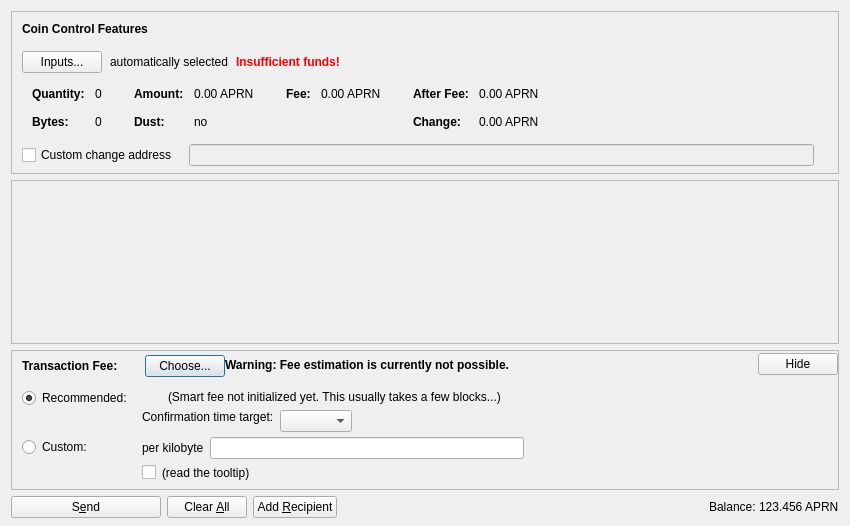
<?xml version="1.0" encoding="UTF-8"?>
<ui version="4.0">
 <class>SendCoinsDialog</class>
 <widget class="QDialog" name="SendCoinsDialog">
  <property name="geometry">
   <rect>
    <x>0</x>
    <y>0</y>
    <width>850</width>
    <height>526</height>
   </rect>
  </property>
  <property name="windowTitle">
   <string>Send Coins</string>
  </property>
  <layout class="QVBoxLayout" name="verticalLayout" stretch="0,1,0,0">
   <property name="bottomMargin">
    <number>8</number>
   </property>
   <item>
    <widget class="QFrame" name="frameCoinControl">
     <property name="sizePolicy">
      <sizepolicy hsizetype="Expanding" vsizetype="Expanding">
       <horstretch>0</horstretch>
       <verstretch>0</verstretch>
      </sizepolicy>
     </property>
     <property name="maximumSize">
      <size>
       <width>16777215</width>
       <height>16777215</height>
      </size>
     </property>
     <property name="frameShape">
      <enum>QFrame::StyledPanel</enum>
     </property>
     <property name="frameShadow">
      <enum>QFrame::Sunken</enum>
     </property>
     <layout class="QVBoxLayout" name="verticalLayoutCoinControl2">
      <property name="spacing">
       <number>0</number>
      </property>
      <property name="leftMargin">
       <number>0</number>
      </property>
      <property name="topMargin">
       <number>0</number>
      </property>
      <property name="rightMargin">
       <number>0</number>
      </property>
      <property name="bottomMargin">
       <number>6</number>
      </property>
      <item>
       <layout class="QVBoxLayout" name="verticalLayoutCoinControl" stretch="0,0,0,0,1">
        <property name="spacing">
         <number>0</number>
        </property>
        <property name="leftMargin">
         <number>10</number>
        </property>
        <property name="topMargin">
         <number>10</number>
        </property>
        <item>
         <layout class="QHBoxLayout" name="horizontalLayoutCoinControl1">
          <property name="bottomMargin">
           <number>15</number>
          </property>
          <item>
           <widget class="QLabel" name="labelCoinControlFeatures">
            <property name="sizePolicy">
             <sizepolicy hsizetype="Preferred" vsizetype="Maximum">
              <horstretch>0</horstretch>
              <verstretch>0</verstretch>
             </sizepolicy>
            </property>
            <property name="font">
             <font>
              <weight>75</weight>
              <bold>true</bold>
             </font>
            </property>
            <property name="styleSheet">
             <string notr="true">font-weight:bold;</string>
            </property>
            <property name="text">
             <string>Coin Control Features</string>
            </property>
           </widget>
          </item>
         </layout>
        </item>
        <item>
         <layout class="QHBoxLayout" name="horizontalLayoutCoinControl2" stretch="0,0,0,0">
          <property name="spacing">
           <number>8</number>
          </property>
          <property name="bottomMargin">
           <number>10</number>
          </property>
          <item>
           <widget class="QPushButton" name="pushButtonCoinControl">
            <property name="styleSheet">
             <string notr="true"/>
            </property>
            <property name="text">
             <string>Inputs...</string>
            </property>
            <property name="autoDefault">
             <bool>false</bool>
            </property>
           </widget>
          </item>
          <item>
           <widget class="QLabel" name="labelCoinControlAutomaticallySelected">
            <property name="text">
             <string>automatically selected</string>
            </property>
            <property name="margin">
             <number>5</number>
            </property>
           </widget>
          </item>
          <item>
           <widget class="QLabel" name="labelCoinControlInsuffFunds">
            <property name="font">
             <font>
              <weight>75</weight>
              <bold>true</bold>
             </font>
            </property>
            <property name="styleSheet">
             <string notr="true">color:red;font-weight:bold;</string>
            </property>
            <property name="text">
             <string>Insufficient funds!</string>
            </property>
            <property name="margin">
             <number>5</number>
            </property>
           </widget>
          </item>
          <item>
           <spacer name="horizontalSpacerCoinControl">
            <property name="orientation">
             <enum>Qt::Horizontal</enum>
            </property>
            <property name="sizeHint" stdset="0">
             <size>
              <width>40</width>
              <height>1</height>
             </size>
            </property>
           </spacer>
          </item>
         </layout>
        </item>
        <item>
         <widget class="QWidget" name="widgetCoinControl" native="true">
          <property name="sizePolicy">
           <sizepolicy hsizetype="Preferred" vsizetype="Preferred">
            <horstretch>0</horstretch>
            <verstretch>0</verstretch>
           </sizepolicy>
          </property>
          <property name="minimumSize">
           <size>
            <width>0</width>
            <height>0</height>
           </size>
          </property>
          <property name="styleSheet">
           <string notr="true"/>
          </property>
          <layout class="QHBoxLayout" name="horizontalLayoutCoinControl5">
           <property name="leftMargin">
            <number>0</number>
           </property>
           <property name="topMargin">
            <number>0</number>
           </property>
           <property name="rightMargin">
            <number>0</number>
           </property>
           <property name="bottomMargin">
            <number>0</number>
           </property>
           <item>
            <layout class="QHBoxLayout" name="horizontalLayoutCoinControl3" stretch="0,0,0,1">
             <property name="spacing">
              <number>20</number>
             </property>
             <property name="topMargin">
              <number>0</number>
             </property>
             <property name="bottomMargin">
              <number>10</number>
             </property>
             <item>
              <layout class="QFormLayout" name="formLayoutCoinControl1">
               <property name="horizontalSpacing">
                <number>10</number>
               </property>
               <property name="verticalSpacing">
                <number>14</number>
               </property>
               <property name="leftMargin">
                <number>10</number>
               </property>
               <property name="topMargin">
                <number>4</number>
               </property>
               <property name="rightMargin">
                <number>6</number>
               </property>
               <item row="0" column="0">
                <widget class="QLabel" name="labelCoinControlQuantityText">
                 <property name="font">
                  <font>
                   <weight>75</weight>
                   <bold>true</bold>
                  </font>
                 </property>
                 <property name="text">
                  <string>Quantity:</string>
                 </property>
                 <property name="margin">
                  <number>0</number>
                 </property>
                </widget>
               </item>
               <item row="0" column="1">
                <widget class="QLabel" name="labelCoinControlQuantity">
                 <property name="cursor">
                  <cursorShape>IBeamCursor</cursorShape>
                 </property>
                 <property name="contextMenuPolicy">
                  <enum>Qt::ActionsContextMenu</enum>
                 </property>
                 <property name="text">
                  <string notr="true">0</string>
                 </property>
                 <property name="margin">
                  <number>0</number>
                 </property>
                 <property name="textInteractionFlags">
                  <set>Qt::LinksAccessibleByMouse|Qt::TextSelectableByKeyboard|Qt::TextSelectableByMouse</set>
                 </property>
                </widget>
               </item>
               <item row="1" column="0">
                <widget class="QLabel" name="labelCoinControlBytesText">
                 <property name="font">
                  <font>
                   <weight>75</weight>
                   <bold>true</bold>
                  </font>
                 </property>
                 <property name="text">
                  <string>Bytes:</string>
                 </property>
                </widget>
               </item>
               <item row="1" column="1">
                <widget class="QLabel" name="labelCoinControlBytes">
                 <property name="cursor">
                  <cursorShape>IBeamCursor</cursorShape>
                 </property>
                 <property name="contextMenuPolicy">
                  <enum>Qt::ActionsContextMenu</enum>
                 </property>
                 <property name="text">
                  <string notr="true">0</string>
                 </property>
                 <property name="textInteractionFlags">
                  <set>Qt::LinksAccessibleByMouse|Qt::TextSelectableByKeyboard|Qt::TextSelectableByMouse</set>
                 </property>
                </widget>
               </item>
              </layout>
             </item>
             <item>
              <layout class="QFormLayout" name="formLayoutCoinControl2">
               <property name="horizontalSpacing">
                <number>10</number>
               </property>
               <property name="verticalSpacing">
                <number>14</number>
               </property>
               <property name="leftMargin">
                <number>6</number>
               </property>
               <property name="topMargin">
                <number>4</number>
               </property>
               <property name="rightMargin">
                <number>6</number>
               </property>
               <item row="0" column="0">
                <widget class="QLabel" name="labelCoinControlAmountText">
                 <property name="font">
                  <font>
                   <weight>75</weight>
                   <bold>true</bold>
                  </font>
                 </property>
                 <property name="text">
                  <string>Amount:</string>
                 </property>
                 <property name="margin">
                  <number>0</number>
                 </property>
                </widget>
               </item>
               <item row="0" column="1">
                <widget class="QLabel" name="labelCoinControlAmount">
                 <property name="cursor">
                  <cursorShape>IBeamCursor</cursorShape>
                 </property>
                 <property name="contextMenuPolicy">
                  <enum>Qt::ActionsContextMenu</enum>
                 </property>
                 <property name="text">
                  <string notr="true">0.00 APRN</string>
                 </property>
                 <property name="textInteractionFlags">
                  <set>Qt::LinksAccessibleByMouse|Qt::TextSelectableByKeyboard|Qt::TextSelectableByMouse</set>
                 </property>
                </widget>
               </item>
               <item row="1" column="0">
                <widget class="QLabel" name="labelCoinControlLowOutputText">
                 <property name="font">
                  <font>
                   <weight>75</weight>
                   <bold>true</bold>
                  </font>
                 </property>
                 <property name="text">
                  <string>Dust:</string>
                 </property>
                </widget>
               </item>
               <item row="1" column="1">
                <widget class="QLabel" name="labelCoinControlLowOutput">
                 <property name="cursor">
                  <cursorShape>IBeamCursor</cursorShape>
                 </property>
                 <property name="contextMenuPolicy">
                  <enum>Qt::ActionsContextMenu</enum>
                 </property>
                 <property name="text">
                  <string notr="true">no</string>
                 </property>
                 <property name="textInteractionFlags">
                  <set>Qt::LinksAccessibleByMouse|Qt::TextSelectableByKeyboard|Qt::TextSelectableByMouse</set>
                 </property>
                </widget>
               </item>
              </layout>
             </item>
             <item>
              <layout class="QFormLayout" name="formLayoutCoinControl3">
               <property name="horizontalSpacing">
                <number>10</number>
               </property>
               <property name="verticalSpacing">
                <number>14</number>
               </property>
               <property name="leftMargin">
                <number>6</number>
               </property>
               <property name="topMargin">
                <number>4</number>
               </property>
               <property name="rightMargin">
                <number>6</number>
               </property>
               <item row="0" column="0">
                <widget class="QLabel" name="labelCoinControlFeeText">
                 <property name="font">
                  <font>
                   <weight>75</weight>
                   <bold>true</bold>
                  </font>
                 </property>
                 <property name="text">
                  <string>Fee:</string>
                 </property>
                 <property name="margin">
                  <number>0</number>
                 </property>
                </widget>
               </item>
               <item row="0" column="1">
                <widget class="QLabel" name="labelCoinControlFee">
                 <property name="cursor">
                  <cursorShape>IBeamCursor</cursorShape>
                 </property>
                 <property name="contextMenuPolicy">
                  <enum>Qt::ActionsContextMenu</enum>
                 </property>
                 <property name="text">
                  <string notr="true">0.00 APRN</string>
                 </property>
                 <property name="textInteractionFlags">
                  <set>Qt::LinksAccessibleByMouse|Qt::TextSelectableByKeyboard|Qt::TextSelectableByMouse</set>
                 </property>
                </widget>
               </item>
              </layout>
             </item>
             <item>
              <layout class="QFormLayout" name="formLayoutCoinControl4">
               <property name="horizontalSpacing">
                <number>10</number>
               </property>
               <property name="verticalSpacing">
                <number>14</number>
               </property>
               <property name="leftMargin">
                <number>6</number>
               </property>
               <property name="topMargin">
                <number>4</number>
               </property>
               <property name="rightMargin">
                <number>6</number>
               </property>
               <item row="0" column="0">
                <widget class="QLabel" name="labelCoinControlAfterFeeText">
                 <property name="font">
                  <font>
                   <weight>75</weight>
                   <bold>true</bold>
                  </font>
                 </property>
                 <property name="text">
                  <string>After Fee:</string>
                 </property>
                 <property name="margin">
                  <number>0</number>
                 </property>
                </widget>
               </item>
               <item row="0" column="1">
                <widget class="QLabel" name="labelCoinControlAfterFee">
                 <property name="cursor">
                  <cursorShape>IBeamCursor</cursorShape>
                 </property>
                 <property name="contextMenuPolicy">
                  <enum>Qt::ActionsContextMenu</enum>
                 </property>
                 <property name="text">
                  <string notr="true">0.00 APRN</string>
                 </property>
                 <property name="textInteractionFlags">
                  <set>Qt::LinksAccessibleByMouse|Qt::TextSelectableByKeyboard|Qt::TextSelectableByMouse</set>
                 </property>
                </widget>
               </item>
               <item row="1" column="0">
                <widget class="QLabel" name="labelCoinControlChangeText">
                 <property name="font">
                  <font>
                   <weight>75</weight>
                   <bold>true</bold>
                  </font>
                 </property>
                 <property name="text">
                  <string>Change:</string>
                 </property>
                </widget>
               </item>
               <item row="1" column="1">
                <widget class="QLabel" name="labelCoinControlChange">
                 <property name="cursor">
                  <cursorShape>IBeamCursor</cursorShape>
                 </property>
                 <property name="contextMenuPolicy">
                  <enum>Qt::ActionsContextMenu</enum>
                 </property>
                 <property name="text">
                  <string notr="true">0.00 APRN</string>
                 </property>
                 <property name="textInteractionFlags">
                  <set>Qt::LinksAccessibleByMouse|Qt::TextSelectableByKeyboard|Qt::TextSelectableByMouse</set>
                 </property>
                </widget>
               </item>
              </layout>
             </item>
            </layout>
           </item>
          </layout>
         </widget>
        </item>
        <item>
         <layout class="QHBoxLayout" name="horizontalLayoutCoinControl4" stretch="0,0,0">
          <property name="spacing">
           <number>12</number>
          </property>
          <property name="sizeConstraint">
           <enum>QLayout::SetDefaultConstraint</enum>
          </property>
          <property name="topMargin">
           <number>5</number>
          </property>
          <property name="rightMargin">
           <number>5</number>
          </property>
          <item>
           <widget class="QCheckBox" name="checkBoxCoinControlChange">
            <property name="toolTip">
             <string>If this is activated, but the change address is empty or invalid, change will be sent to a newly generated address.</string>
            </property>
            <property name="text">
             <string>Custom change address</string>
            </property>
           </widget>
          </item>
          <item>
           <widget class="QValidatedLineEdit" name="lineEditCoinControlChange">
            <property name="enabled">
             <bool>false</bool>
            </property>
            <property name="sizePolicy">
             <sizepolicy hsizetype="Expanding" vsizetype="Fixed">
              <horstretch>0</horstretch>
              <verstretch>0</verstretch>
             </sizepolicy>
            </property>
           </widget>
          </item>
          <item>
           <widget class="QLabel" name="labelCoinControlChangeLabel">
            <property name="sizePolicy">
             <sizepolicy hsizetype="Preferred" vsizetype="Expanding">
              <horstretch>0</horstretch>
              <verstretch>0</verstretch>
             </sizepolicy>
            </property>
            <property name="minimumSize">
             <size>
              <width>0</width>
              <height>0</height>
             </size>
            </property>
            <property name="text">
             <string/>
            </property>
            <property name="margin">
             <number>3</number>
            </property>
           </widget>
          </item>
         </layout>
        </item>
        <item>
         <spacer name="verticalSpacerCoinControl">
          <property name="orientation">
           <enum>Qt::Vertical</enum>
          </property>
          <property name="sizeHint" stdset="0">
           <size>
            <width>800</width>
            <height>1</height>
           </size>
          </property>
         </spacer>
        </item>
       </layout>
      </item>
     </layout>
    </widget>
   </item>
   <item>
    <widget class="QScrollArea" name="scrollArea">
     <property name="widgetResizable">
      <bool>true</bool>
     </property>
     <widget class="QWidget" name="scrollAreaWidgetContents">
      <property name="geometry">
       <rect>
        <x>0</x>
        <y>0</y>
        <width>830</width>
        <height>104</height>
       </rect>
      </property>
      <layout class="QVBoxLayout" name="verticalLayout_2" stretch="0,1">
       <property name="leftMargin">
        <number>0</number>
       </property>
       <property name="topMargin">
        <number>0</number>
       </property>
       <property name="rightMargin">
        <number>0</number>
       </property>
       <property name="bottomMargin">
        <number>0</number>
       </property>
       <item>
        <layout class="QVBoxLayout" name="entries">
         <property name="spacing">
          <number>6</number>
         </property>
        </layout>
       </item>
       <item>
        <spacer name="verticalSpacer">
         <property name="orientation">
          <enum>Qt::Vertical</enum>
         </property>
         <property name="sizeHint" stdset="0">
          <size>
           <width>20</width>
           <height>40</height>
          </size>
         </property>
        </spacer>
       </item>
      </layout>
     </widget>
    </widget>
   </item>
   <item>
    <widget class="QFrame" name="frameFee">
     <property name="sizePolicy">
      <sizepolicy hsizetype="Expanding" vsizetype="Expanding">
       <horstretch>0</horstretch>
       <verstretch>0</verstretch>
      </sizepolicy>
     </property>
     <property name="maximumSize">
      <size>
       <width>16777215</width>
       <height>16777215</height>
      </size>
     </property>
     <property name="frameShape">
      <enum>QFrame::StyledPanel</enum>
     </property>
     <property name="frameShadow">
      <enum>QFrame::Sunken</enum>
     </property>
     <layout class="QVBoxLayout" name="verticalLayoutFee1">
      <property name="spacing">
       <number>0</number>
      </property>
      <property name="leftMargin">
       <number>0</number>
      </property>
      <property name="topMargin">
       <number>0</number>
      </property>
      <property name="rightMargin">
       <number>0</number>
      </property>
      <property name="bottomMargin">
       <number>0</number>
      </property>
      <item>
       <layout class="QVBoxLayout" name="verticalLayoutFee2" stretch="0,0,0">
        <property name="spacing">
         <number>0</number>
        </property>
        <property name="leftMargin">
         <number>10</number>
        </property>
        <property name="topMargin">
         <number>0</number>
        </property>
        <item>
         <layout class="QHBoxLayout" name="horizontalLayoutFee1">
          <property name="bottomMargin">
           <number>0</number>
          </property>
          <item>
           <layout class="QVBoxLayout" name="verticalLayoutFee7">
            <property name="spacing">
             <number>0</number>
            </property>
            <item>
             <spacer name="verticalSpacerSmartFee">
              <property name="orientation">
               <enum>Qt::Vertical</enum>
              </property>
              <property name="sizeType">
               <enum>QSizePolicy::Fixed</enum>
              </property>
              <property name="sizeHint" stdset="0">
               <size>
                <width>1</width>
                <height>4</height>
               </size>
              </property>
             </spacer>
            </item>
            <item>
             <layout class="QHBoxLayout" name="horizontalLayoutSmartFee">
              <property name="spacing">
               <number>10</number>
              </property>
              <item>
               <widget class="QLabel" name="labelFeeHeadline">
                <property name="sizePolicy">
                 <sizepolicy hsizetype="Preferred" vsizetype="Maximum">
                  <horstretch>0</horstretch>
                  <verstretch>0</verstretch>
                 </sizepolicy>
                </property>
                <property name="font">
                 <font>
                  <weight>75</weight>
                  <bold>true</bold>
                 </font>
                </property>
                <property name="styleSheet">
                 <string notr="true">font-weight:bold;</string>
                </property>
                <property name="text">
                 <string>Transaction Fee:</string>
                </property>
               </widget>
              </item>
              <item>
               <widget class="QLabel" name="labelFeeMinimized">
                <property name="text">
                 <string/>
                </property>
               </widget>
              </item>
              <item>
               <widget class="QPushButton" name="buttonChooseFee">
                <property name="text">
                 <string>Choose...</string>
                </property>
               </widget>
              </item>
             </layout>
            </item>
            <item>
             <spacer name="verticalSpacer_5">
              <property name="orientation">
               <enum>Qt::Vertical</enum>
              </property>
              <property name="sizeHint" stdset="0">
               <size>
                <width>1</width>
                <height>1</height>
               </size>
              </property>
             </spacer>
            </item>
           </layout>
          </item>
          <item>
           <widget class="QLabel" name="fallbackFeeWarningLabel">
            <property name="toolTip">
             <string>Using the fallbackfee can result in sending a transaction that will take several hours or days (or never) to confirm. Consider choosing your fee manually or wait until you have validated the complete chain.</string>
            </property>
            <property name="font">
            <font>
                <weight>75</weight>
                <bold>true</bold>
            </font>
            </property>
            <property name="text">
             <string>Warning: Fee estimation is currently not possible.</string>
            </property>
            <property name="wordWrap">
             <bool>false</bool>
            </property>
           </widget>
          </item>
          <item>
           <spacer name="horizontalSpacer_4">
            <property name="orientation">
             <enum>Qt::Horizontal</enum>
            </property>
            <property name="sizeType">
             <enum>QSizePolicy::MinimumExpanding</enum>
            </property>
            <property name="sizeHint" stdset="0">
             <size>
              <width>40</width>
              <height>20</height>
             </size>
            </property>
           </spacer>
          </item>
          <item>
           <widget class="QPushButton" name="buttonMinimizeFee">
            <property name="toolTip">
             <string>collapse fee-settings</string>
            </property>
            <property name="text">
             <string>Hide</string>
            </property>
           </widget>
          </item>
         </layout>
        </item>
        <item>
         <widget class="QFrame" name="frameFeeSelection">
          <layout class="QVBoxLayout" name="verticalLayoutFee12">
           <property name="spacing">
            <number>0</number>
           </property>
           <property name="leftMargin">
            <number>0</number>
           </property>
           <property name="topMargin">
            <number>0</number>
           </property>
           <property name="rightMargin">
            <number>0</number>
           </property>
           <property name="bottomMargin">
            <number>0</number>
           </property>
           <item>
            <layout class="QGridLayout" name="gridLayoutFee">
             <property name="topMargin">
              <number>10</number>
             </property>
             <property name="bottomMargin">
              <number>4</number>
             </property>
             <property name="horizontalSpacing">
              <number>10</number>
             </property>
             <property name="verticalSpacing">
              <number>4</number>
             </property>
             <item row="1" column="1">
              <layout class="QVBoxLayout" name="verticalLayoutFee8">
               <property name="spacing">
                <number>6</number>
               </property>
               <item>
                <layout class="QHBoxLayout" name="horizontalLayoutFee13">
                 <item>
                  <widget class="QLabel" name="labelCustomPerKilobyte">
                   <property name="toolTip">
                    <string>Specify a custom fee per kB (1,000 bytes) of the transaction's virtual size.

Note:  Since the fee is calculated on a per-byte basis, a fee of "100 satoshis per kB" for a transaction size of 500 bytes (half of 1 kB) would ultimately yield a fee of only 50 satoshis.</string>
                   </property>
                   <property name="text">
                    <string>per kilobyte</string>
                   </property>
                  </widget>
                 </item>
                 <item>
                  <widget class="BitcoinAmountField" name="customFee"/>
                 </item>
                 <item>
                  <spacer name="horizontalSpacer_6">
                   <property name="orientation">
                    <enum>Qt::Horizontal</enum>
                   </property>
                   <property name="sizeHint" stdset="0">
                    <size>
                     <width>1</width>
                     <height>1</height>
                    </size>
                   </property>
                  </spacer>
                 </item>
                </layout>
               </item>
               <item>
                <layout class="QHBoxLayout" name="horizontalLayoutFee8">
                 <item>
                  <widget class="QCheckBox" name="checkBoxMinimumFee">
                   <property name="toolTip">
                    <string>Paying only the minimum fee is just fine as long as there is less transaction volume than space in the blocks. But be aware that this can end up in a never confirming transaction once there is more demand for aprncoin transactions than the network can process.</string>
                   </property>
                   <property name="text">
                    <string/>
                   </property>
                  </widget>
                 </item>
                 <item>
                  <widget class="QLabel" name="labelMinFeeWarning">
                   <property name="enabled">
                    <bool>true</bool>
                   </property>
                   <property name="toolTip">
                    <string>Paying only the minimum fee is just fine as long as there is less transaction volume than space in the blocks. But be aware that this can end up in a never confirming transaction once there is more demand for aprncoin transactions than the network can process.</string>
                   </property>
                   <property name="text">
                    <string>(read the tooltip)</string>
                   </property>
                   <property name="margin">
                    <number>5</number>
                   </property>
                  </widget>
                 </item>
                 <item>
                  <spacer name="horizontalSpacer_2">
                   <property name="orientation">
                    <enum>Qt::Horizontal</enum>
                   </property>
                   <property name="sizeHint" stdset="0">
                    <size>
                     <width>1</width>
                     <height>1</height>
                    </size>
                   </property>
                  </spacer>
                 </item>
                </layout>
               </item>
              </layout>
             </item>
             <item row="0" column="0">
              <layout class="QVBoxLayout" name="verticalLayoutFee4" stretch="0,1">
               <item>
                <widget class="QRadioButton" name="radioSmartFee">
                 <property name="text">
                  <string>Recommended:</string>
                 </property>
                 <property name="checked">
                  <bool>true</bool>
                 </property>
                 <attribute name="buttonGroup">
                  <string notr="true">groupFee</string>
                 </attribute>
                </widget>
               </item>
               <item>
                <spacer name="verticalSpacer_2">
                 <property name="orientation">
                  <enum>Qt::Vertical</enum>
                 </property>
                 <property name="sizeHint" stdset="0">
                  <size>
                   <width>1</width>
                   <height>1</height>
                  </size>
                 </property>
                </spacer>
               </item>
              </layout>
             </item>
             <item row="1" column="0">
              <layout class="QVBoxLayout" name="verticalLayoutFee9" stretch="0,1">
               <item>
                <widget class="QRadioButton" name="radioCustomFee">
                 <property name="text">
                  <string>Custom:</string>
                 </property>
                 <attribute name="buttonGroup">
                  <string notr="true">groupFee</string>
                 </attribute>
                </widget>
               </item>
               <item>
                <spacer name="verticalSpacer_6">
                 <property name="orientation">
                  <enum>Qt::Vertical</enum>
                 </property>
                 <property name="sizeHint" stdset="0">
                  <size>
                   <width>1</width>
                   <height>1</height>
                  </size>
                 </property>
                </spacer>
               </item>
              </layout>
             </item>
             <item row="0" column="1">
              <layout class="QVBoxLayout" name="verticalLayoutFee3" stretch="0,0,1">
               <property name="spacing">
                <number>6</number>
               </property>
               <property name="topMargin">
                <number>2</number>
               </property>
               <item>
                <layout class="QHBoxLayout" name="horizontalLayoutFee12">
                 <item>
                  <widget class="QLabel" name="labelSmartFee">
                   <property name="text">
                    <string/>
                   </property>
                   <property name="margin">
                    <number>2</number>
                   </property>
                  </widget>
                 </item>
                 <item>
                  <widget class="QLabel" name="labelFeeEstimation">
                   <property name="text">
                    <string/>
                   </property>
                  </widget>
                 </item>
                 <item>
                  <widget class="QLabel" name="labelSmartFee2">
                   <property name="text">
                    <string>(Smart fee not initialized yet. This usually takes a few blocks...)</string>
                   </property>
                   <property name="margin">
                    <number>2</number>
                   </property>
                  </widget>
                 </item>
                 <item>
                  <spacer name="horizontalSpacer_5">
                   <property name="orientation">
                    <enum>Qt::Horizontal</enum>
                   </property>
                   <property name="sizeHint" stdset="0">
                    <size>
                     <width>1</width>
                     <height>1</height>
                    </size>
                   </property>
                  </spacer>
                 </item>
                </layout>
               </item>
               <item>
                <layout class="QHBoxLayout" name="horizontalLayoutFee9">
                 <item>
                  <layout class="QVBoxLayout" name="verticalLayoutFee6">
                   <item>
                    <widget class="QLabel" name="labelSmartFee3">
                     <property name="text">
                      <string>Confirmation time target:</string>
                     </property>
                     <property name="margin">
                      <number>2</number>
                     </property>
                    </widget>
                   </item>
                   <item>
                    <spacer name="verticalSpacer_3">
                     <property name="orientation">
                      <enum>Qt::Vertical</enum>
                     </property>
                     <property name="sizeHint" stdset="0">
                      <size>
                       <width>1</width>
                       <height>1</height>
                      </size>
                     </property>
                    </spacer>
                   </item>
                  </layout>
                 </item>
                 <item>
                  <layout class="QVBoxLayout" name="verticalLayoutFee5">
                   <property name="rightMargin">
                    <number>30</number>
                   </property>
                   <item>
                    <layout class="QHBoxLayout" name="horizontalLayoutConfTarget">
                     <property name="bottomMargin">
                      <number>0</number>
                     </property>
                     <item>
                      <widget class="QComboBox" name="confTargetSelector"/>
                     </item>
                     <item>
                      <spacer name="horizontalSpacerConfTarget">
                       <property name="orientation">
                        <enum>Qt::Horizontal</enum>
                       </property>
                       <property name="sizeHint" stdset="0">
                        <size>
                         <width>40</width>
                         <height>20</height>
                        </size>
                       </property>
                      </spacer>
                     </item>
                    </layout>
                   </item>
                  </layout>
                 </item>
                </layout>
               </item>
               <item>
                <spacer name="verticalSpacer_4">
                 <property name="orientation">
                  <enum>Qt::Vertical</enum>
                 </property>
                 <property name="sizeHint" stdset="0">
                  <size>
                   <width>1</width>
                   <height>1</height>
                  </size>
                 </property>
                </spacer>
               </item>
              </layout>
             </item>
            </layout>
           </item>
          </layout>
         </widget>
        </item>
        <item>
         <spacer name="verticalSpacerFee">
          <property name="orientation">
           <enum>Qt::Vertical</enum>
          </property>
          <property name="sizeHint" stdset="0">
           <size>
            <width>40</width>
            <height>5</height>
           </size>
          </property>
         </spacer>
        </item>
       </layout>
      </item>
     </layout>
    </widget>
   </item>
   <item>
    <layout class="QHBoxLayout" name="horizontalLayout">
     <item>
      <widget class="QPushButton" name="sendButton">
       <property name="minimumSize">
        <size>
         <width>150</width>
         <height>0</height>
        </size>
       </property>
       <property name="toolTip">
        <string>Confirm the send action</string>
       </property>
       <property name="text">
        <string>S&amp;end</string>
       </property>
       <property name="icon">
        <iconset resource="../bitcoin.qrc">
         <normaloff>:/icons/send</normaloff>:/icons/send</iconset>
       </property>
       <property name="autoDefault">
        <bool>false</bool>
       </property>
       <property name="default">
        <bool>false</bool>
       </property>
      </widget>
     </item>
     <item>
      <widget class="QPushButton" name="clearButton">
       <property name="sizePolicy">
        <sizepolicy hsizetype="Minimum" vsizetype="Fixed">
         <horstretch>0</horstretch>
         <verstretch>0</verstretch>
        </sizepolicy>
       </property>
       <property name="toolTip">
        <string>Clear all fields of the form.</string>
       </property>
       <property name="text">
        <string>Clear &amp;All</string>
       </property>
       <property name="icon">
        <iconset resource="../bitcoin.qrc">
         <normaloff>:/icons/remove</normaloff>:/icons/remove</iconset>
       </property>
       <property name="autoDefault">
        <bool>false</bool>
       </property>
      </widget>
     </item>
     <item>
      <widget class="QPushButton" name="addButton">
       <property name="toolTip">
        <string>Send to multiple recipients at once</string>
       </property>
       <property name="text">
        <string>Add &amp;Recipient</string>
       </property>
       <property name="icon">
        <iconset resource="../bitcoin.qrc">
         <normaloff>:/icons/add</normaloff>:/icons/add</iconset>
       </property>
       <property name="autoDefault">
        <bool>false</bool>
       </property>
      </widget>
     </item>
     <item>
      <spacer name="horizontalSpacer">
       <property name="orientation">
        <enum>Qt::Horizontal</enum>
       </property>
       <property name="sizeHint" stdset="0">
        <size>
         <width>40</width>
         <height>20</height>
        </size>
       </property>
      </spacer>
     </item>
     <item>
      <layout class="QHBoxLayout" name="horizontalLayout_2">
       <property name="spacing">
        <number>3</number>
       </property>
       <item>
        <widget class="QLabel" name="label">
         <property name="sizePolicy">
          <sizepolicy hsizetype="Preferred" vsizetype="Fixed">
           <horstretch>0</horstretch>
           <verstretch>0</verstretch>
          </sizepolicy>
         </property>
         <property name="text">
          <string>Balance:</string>
         </property>
        </widget>
       </item>
       <item>
        <widget class="QLabel" name="labelBalance">
         <property name="sizePolicy">
          <sizepolicy hsizetype="Preferred" vsizetype="Fixed">
           <horstretch>0</horstretch>
           <verstretch>0</verstretch>
          </sizepolicy>
         </property>
         <property name="cursor">
          <cursorShape>IBeamCursor</cursorShape>
         </property>
         <property name="text">
          <string notr="true">123.456 APRN</string>
         </property>
         <property name="textInteractionFlags">
          <set>Qt::LinksAccessibleByMouse|Qt::TextSelectableByKeyboard|Qt::TextSelectableByMouse</set>
         </property>
        </widget>
       </item>
      </layout>
     </item>
    </layout>
   </item>
  </layout>
 </widget>
 <customwidgets>
  <customwidget>
   <class>QValidatedLineEdit</class>
   <extends>QLineEdit</extends>
   <header>qt/qvalidatedlineedit.h</header>
  </customwidget>
  <customwidget>
   <class>BitcoinAmountField</class>
   <extends>QLineEdit</extends>
   <header>qt/bitcoinamountfield.h</header>
   <container>1</container>
  </customwidget>
 </customwidgets>
 <resources>
  <include location="../bitcoin.qrc"/>
 </resources>
 <connections/>
 <buttongroups>
  <buttongroup name="groupFee"/>
 </buttongroups>
</ui>
